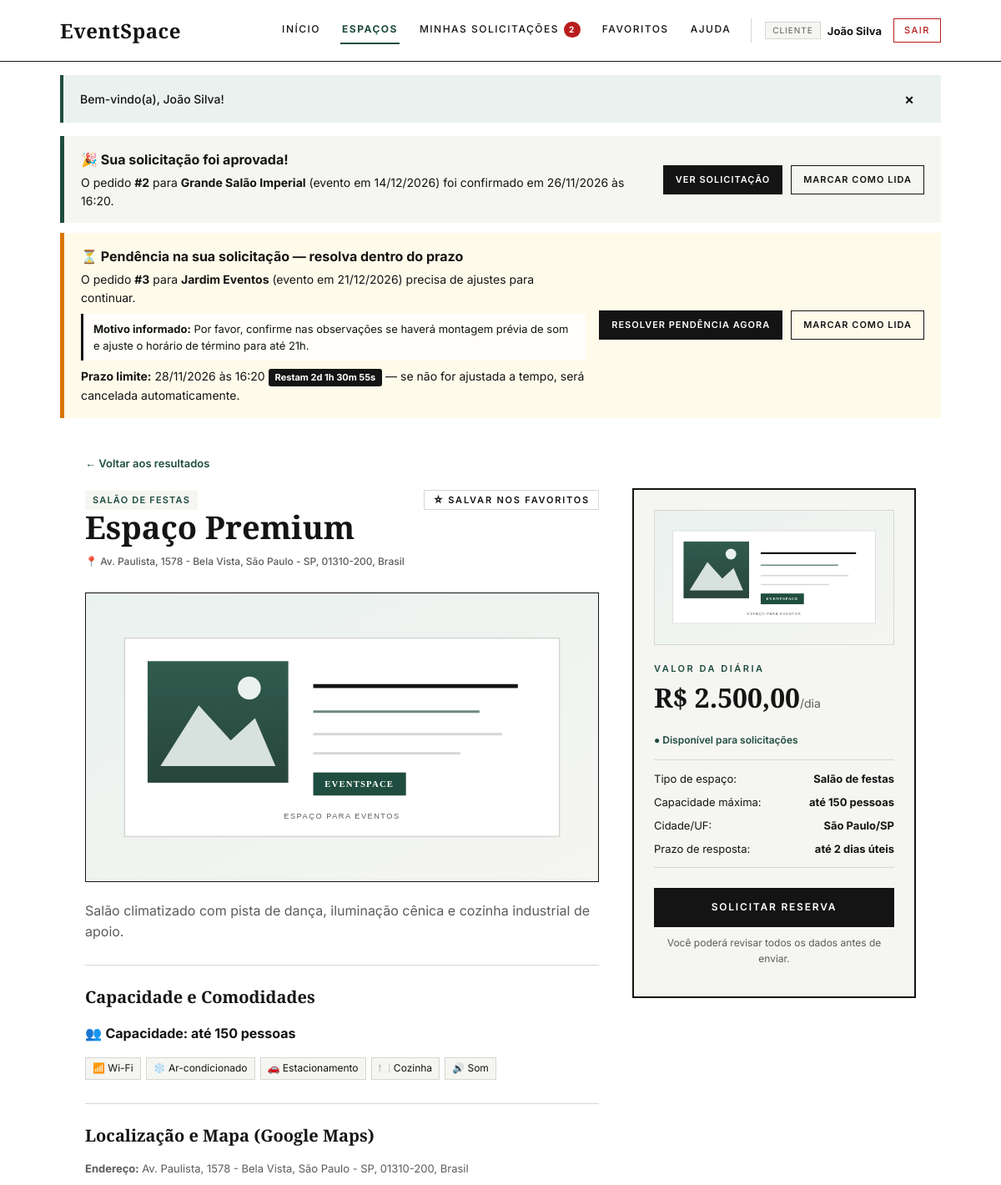
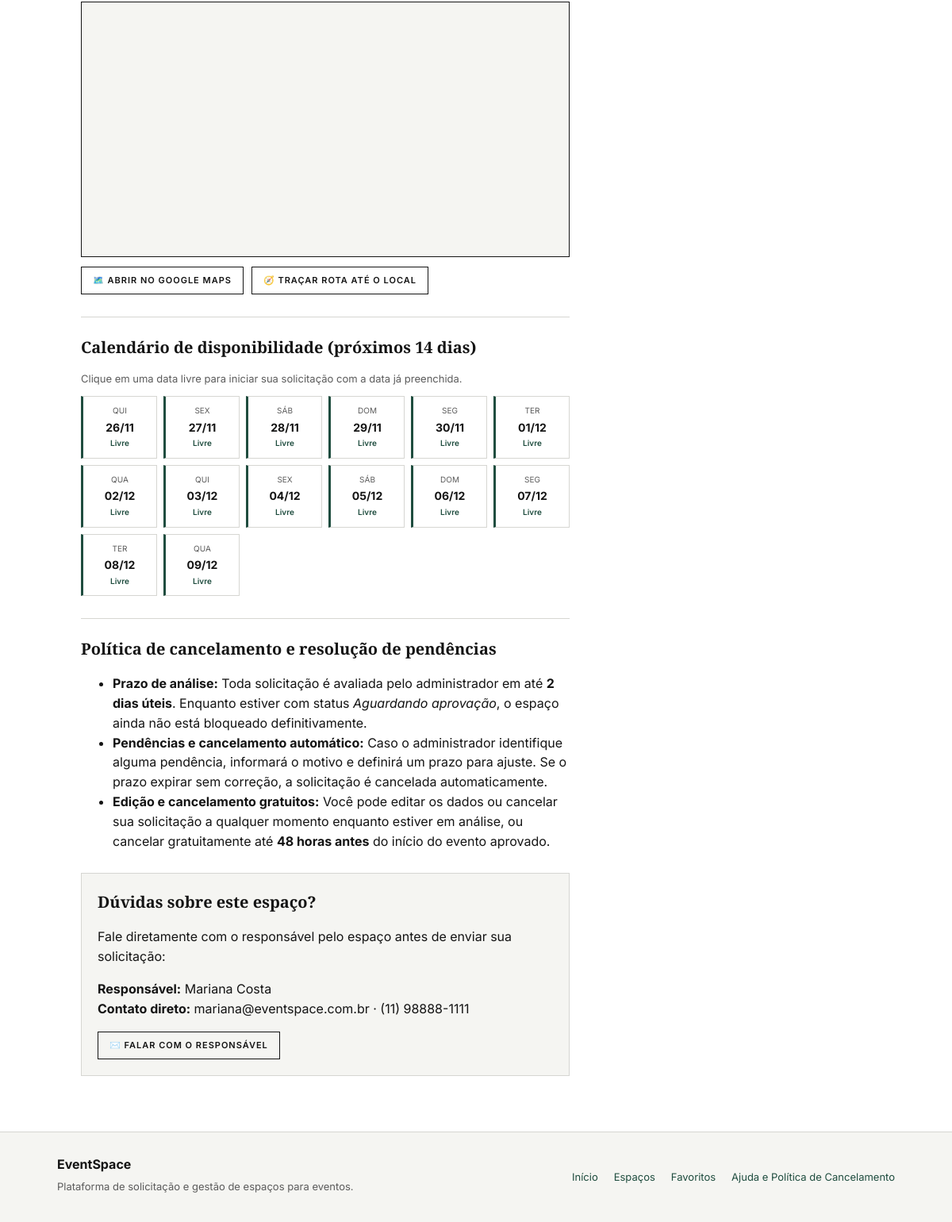
The app's page /espacos/detalhes?id=1 (signed in) with its own data (2 pictures, top to bottom).
### tables this page shows
CREATE TABLE reservas (
  id INT AUTO_INCREMENT PRIMARY KEY,
  espaco_id INT NOT NULL,
  cliente_id INT NOT NULL,
  data_evento DATE NOT NULL,
  hora_inicio TIME NOT NULL,
  hora_fim TIME NOT NULL,
  tipo_evento VARCHAR(60) NOT NULL,
  qtd_pessoas INT NOT NULL,
  observacoes TEXT,
  status ENUM('PENDENTE','APROVADA','REJEITADA','CANCELADA','CONCLUIDA') NOT NULL DEFAULT 'PENDENTE',
  data_solicitacao DATETIME NOT NULL DEFAULT CURRENT_TIMESTAMP,
  data_atualizacao DATETIME NULL DEFAULT NULL,
  notificado TINYINT(1) NOT NULL DEFAULT 1,
  motivo_recusa TEXT NULL DEFAULT NULL,
  prazo_resolucao DATETIME NULL DEFAULT NULL,
  cancelada_automaticamente TINYINT(1) NOT NULL DEFAULT 0,
  motivo_cancelamento TEXT NULL DEFAULT NULL,
  reenviada TINYINT(1) NOT NULL DEFAULT 0,
  FOREIGN KEY (espaco_id) REFERENCES espacos(id),
  FOREIGN KEY (cliente_id) REFERENCES usuarios(id)
);

CREATE TABLE espacos (
  id INT AUTO_INCREMENT PRIMARY KEY,
  nome VARCHAR(100) NOT NULL,
  tipo VARCHAR(50) NOT NULL,
  descricao TEXT,
  comodidades VARCHAR(255),
  capacidade INT NOT NULL,
  preco DECIMAL(10,2) NOT NULL,
  disponivel TINYINT(1) NOT NULL DEFAULT 1,
  responsavel_nome VARCHAR(100) DEFAULT 'Coordenação EventSpace',
  responsavel_contato VARCHAR(100) DEFAULT 'contato@eventspace.com.br · (11) 99999-0000',
  imagem_url VARCHAR(500) NULL DEFAULT NULL,
  imagem_credito VARCHAR(255) NULL DEFAULT NULL,
  galeria_imagens TEXT NULL DEFAULT NULL,
  endereco VARCHAR(255) NULL DEFAULT NULL,
  cidade VARCHAR(100) NOT NULL DEFAULT 'São Paulo',
  estado VARCHAR(2) NOT NULL DEFAULT 'SP',
  cep VARCHAR(15) NULL DEFAULT NULL,
  latitude DECIMAL(10,7) NULL DEFAULT NULL,
  longitude DECIMAL(10,7) NULL DEFAULT NULL
);

### app/Views/espacos/detalhes.php (the view, shortened to what the rows shown need)
<div class="layout-detalhes">
  <section class="detalhe-principal">
    <div class="cabecalho-detalhe">
      <div>
        <span class="tag-tipo"><?= e($e['tipo']) ?></span>
        <h1 class="menor"><?= e($e['nome']) ?></h1>
        <p class="card-localizacao">📍 <?= e($enderecoCompleto) ?></p>
      </div>
      <form method="post" action="<?= url('favoritos') ?>">
      </form>
    </div>
    <div class="galeria-espaco" aria-label="Galeria de fotos do espaço">
      <div class="galeria-principal">
      </div>
    </div>
    <p class="lead largo-texto"><?= e($e['descricao']) ?></p>
    <div class="bloco-secao">
      <h2>Capacidade e Comodidades</h2>
      <p class="destaque-capacidade">👥 <strong><?= capacidadeTexto($e['capacidade']) ?></strong></p>
      <?= renderChipsComodidades($e['comodidades']) ?>
    </div>
    <div class="bloco-secao">
      <h2>Localização e Mapa (Google Maps)</h2>
      <p class="nota"><strong>Endereço:</strong> <?= e($enderecoCompleto) ?></p>
      <div class="mapa-container">
      </div>
      <div class="mapa-rodape-acoes">
      </div>
    </div>
    <div class="bloco-secao">
      <h2>Calendário de disponibilidade (próximos 14 dias)</h2>
      <p class="nota">Clique em uma data livre para iniciar sua solicitação com a data já preenchida.</p>
      <div class="grade-calendario-mini">
      </div>
    </div>
    <div class="bloco-secao">
      <h2>Política de cancelamento e resolução de pendências</h2>
      <ul class="lista-regras">
      </ul>
    </div>
    <div class="bloco-secao caixa-responsavel">
      <h2>Dúvidas sobre este espaço?</h2>
      <p>Fale diretamente com o responsável pelo espaço antes de enviar sua solicitação:</p>
      <p>
        <strong>Responsável:</strong> <?= e($e['responsavel_nome'] ?? 'Coordenação EventSpace') ?><br>
        <strong>Contato direto:</strong> <?= e($e['responsavel_contato'] ?? 'contato@eventspace.com.br · (11) 99999-0000') ?>
      </p>
      <a class="botao secundario pequeno" href="mailto:contato@eventspace.com.br?subject=<?= rawurlencode('Dúvida sobre o espaço ' . $e['nome']) ?>">✉️ Falar com o responsável</a>
    </div>
  </section>
  <aside class="caixa-fixa-reserva" aria-label="Resumo e ação de reserva">
    <div class="preco-destaque">
      <span class="rotulo">Valor da diária</span>
      <strong><?= moeda($e['preco']) ?><small>/dia</small></strong>
    </div>
    <ul class="resumo-curto">
      <li><span>Tipo de espaço:</span> <strong><?= e($e['tipo']) ?></strong></li>
      <li><span>Capacidade máxima:</span> <strong>até <?= (int)$e['capacidade'] ?> pessoas</strong></li>
      <li><span>Cidade/UF:</span> <strong><?= e(($e['cidade'] ?? 'São Paulo') . '/' . ($e['estado'] ?? 'SP')) ?></strong></li>
    </ul>
  </aside>
</div>

### app/helpers.php (shortened to what the rows shown need)
<?php
function baseUrl(): string
{
    return defined('BASE_URL') ? (string)constant('BASE_URL') : '';
}
function url(string $path = ''): string
{
    $base = baseUrl();
    $path = ltrim($path, '/');
    return $base . ($path !== '' ? '/' . $path : ($base !== '' ? '/' : '/'));
}
function asset(string $path): string
{
    return baseUrl() . '/assets/' . ltrim($path, '/');
}
function e(mixed $s): string
{
    return htmlspecialchars(is_scalar($s) ? (string)$s : '', ENT_QUOTES, 'UTF-8');
}
function inteiroEntrada(array $dados, string $chave): int
{
    $valor = $dados[$chave] ?? 0;
    return is_scalar($valor) ? (int)$valor : 0;
}
function moeda(mixed $v): string
{
    return 'R$ ' . number_format((float)$v, 2, ',', '.');
}
function dataBR(?string $d): string
{
    $ts = strtotime($d);
    return $ts !== false ? date('d/m/Y', $ts) : '—';
}
function dataHoraBR(?string $d): string
{
    $ts = strtotime($d);
    return $ts !== false ? date('d/m/Y \à\s H:i', $ts) : '';
}
function dataHoraIso(?string $d): string
{
    $ts = strtotime($d);
    return $ts !== false ? date('c', $ts) : '';
}
function capacidadeTexto(mixed $cap): string
{
    return 'Capacidade: até ' . (int)$cap . ' pessoas';
}
function usuarioLogado(): ?array
{
    return $_SESSION['usuario'] ?? null;
}
function temPrazoAtivo(array $reserva): bool
{
    $ts = strtotime((string)$reserva['prazo_resolucao']);
    return $ts !== false && $ts > time();
}
function iconeComodidade(string $nome): string
{
    $n = mb_strtolower(trim($nome), 'UTF-8');
    if (str_contains($n, 'wi-fi') || str_contains($n, 'wifi')) return '📶';
    if (str_contains($n, 'ar-condicionado') || str_contains($n, 'climatiz')) return '❄️';
    if (str_contains($n, 'estacionamento')) return '🚗';
    if (str_contains($n, 'cozinha') || str_contains($n, 'café')) return '🍽️';
    if (str_contains($n, 'som')) return '🔊';
    return '✔️';
}
function renderChipsComodidades(?string $comodidadesStr, int $limite = 0): string
{
    $itens = array_filter(array_map('trim', explode(',', $comodidadesStr)));
    $out = '<div class="comodidades-lista">';
    foreach ($itens as $item) {
        $out .= '<span class="chip-comodidade">' . iconeComodidade($item) . ' ' . e($item) . '</span>';
    }
    $out .= '</div>';
    return $out;
}
function renderizarView(
    mysqli $conn,
    string $view,
    array $dados = [],
    string $titulo = '',
    string $itemMenuAtivo = ''
): void {
    $u = usuarioLogado();
    $notificacoes = [];
    if ($u && ($u['tipo'] ?? '') === 'cliente') {
        $notificacoes = obterNotificacoesCliente($conn, (int)$u['id']);
    }
    $caminhoView = __DIR__ . '/Views/' . ltrim($view, '/') . '.php';
    extract($dados, EXTR_SKIP);
    require $caminhoView;
    $conteudo = (string)ob_get_clean();
    require __DIR__ . '/Views/layout.php';
}

### app/Views/layout.php (shortened to what the rows shown need)
<!DOCTYPE html>
<html lang="pt-BR">
<head>
  <link rel="stylesheet" href="<?= asset('css/style.css') ?>">
</head>
<body data-base-url="<?= e(baseUrl()) ?>">
  <?php if (!empty($notificacoes)): ?>
    <section class="painel-notificacoes" aria-label="Notificações de solicitações">
      <?php foreach ($notificacoes as $n):
          $temPendencia = ($n['status'] === 'REJEITADA' && temPrazoAtivo($n));
          $ehAutoCancel = ($n['status'] === 'CANCELADA' && !empty($n['cancelada_automaticamente']));
          $classeBorda = $temPendencia ? 'PENDENCIA' : ($ehAutoCancel ? 'CANCELADA' : $n['status']);
      ?>
        <div class="alerta-notificacao status-borda-<?= e($classeBorda) ?>">
          <div class="alerta-notificacao-corpo">
            <?php if ($n['status'] === 'APROVADA'): ?>
              <strong>🎉 Sua solicitação foi aprovada!</strong>
              <p>
                O pedido <strong>#<?= (int)$n['id'] ?></strong> para <strong><?= e($n['espaco']) ?></strong>
                (evento em <?= dataBR($n['data_evento']) ?>) foi confirmado
                <?php if ($n['data_atualizacao']): ?>em <?= dataHoraBR($n['data_atualizacao']) ?><?php endif; ?>.
              </p>
            <?php elseif ($temPendencia): ?>
              <strong>⏳ Pendência na sua solicitação — resolva dentro do prazo</strong>
              <p>
                O pedido <strong>#<?= (int)$n['id'] ?></strong> para <strong><?= e($n['espaco']) ?></strong>
                (evento em <?= dataBR($n['data_evento']) ?>) precisa de ajustes para continuar.
              </p>
              <?php if (!empty($n['motivo_recusa'])): ?>
                <div class="notificacao-motivo">
                  <strong>Motivo informado:</strong> <?= e($n['motivo_recusa']) ?>
                </div>
              <?php endif; ?>
              <p class="notificacao-prazo">
                <strong>Prazo limite:</strong> <?= dataHoraBR($n['prazo_resolucao']) ?>
                <span class="badge-prazo-contador" data-countdown-iso="<?= e(dataHoraIso($n['prazo_resolucao'])) ?>">
                </span>
                — se não for ajustada a tempo, será cancelada automaticamente.
              </p>
            <?php endif; ?>
          </div>
          <div class="acoes-notificacao">
            <?php if ($temPendencia): ?>
              <a class="botao pequeno" href="<?= url('reservas/solicitar?editar=' . (int)$n['id'] . '&dispensar_notif=' . (int)$n['id']) ?>">Resolver pendência agora</a>
            <?php elseif ($ehAutoCancel): ?>
              <a class="botao pequeno" href="<?= url('reservas/minhas?aba=historico&dispensar_notif=' . (int)$n['id']) ?>">Ver histórico</a>
            <?php else: ?>
              <a class="botao pequeno" href="<?= url('reservas/minhas?dispensar_notif=' . (int)$n['id']) ?>">Ver solicitação</a>
            <?php endif; ?>
            <a class="botao pequeno secundario" href="?dispensar_notif=<?= (int)$n['id'] ?>">Marcar como lida</a>
          </div>
        </div>
      <?php endforeach; ?>
    </section>
  <?php endif; ?>
  <main class="pagina">
    <?= $conteudo ?? '' ?>
  </main>
</body>
</html>

### records on screen
reservas: id "2", espaco.nome "Grande Salão Imperial", data_evento "14/12/2026", data_atualizacao "26/11/2026 às 16:20"
reservas: id "3", espaco.nome "Jardim Eventos", data_evento "21/12/2026", motivo_recusa "Por favor, confirme nas observações se haverá montagem prévia de som e ajuste o horário de término para até 21h.", prazo_resolucao "28/11/2026 às 16:20"
espacos: tipo "SALÃO DE FESTAS", nome "Espaço Premium", descricao "Salão climatizado com pista de dança, iluminação cênica e cozinha industrial de apoio.", capacidade "Capacidade: até 150 pessoas", comodidades "📶", comodidades "Wi-Fi", comodidades "❄️", comodidades "Ar-condicionado", comodidades "🚗", comodidades "Estacionamento", comodidades "🍽️", comodidades "Cozinha", comodidades "🔊", comodidades "Som", responsavel_nome "Mariana Costa", responsavel_contato "mariana@eventspace.com.br · (11) 98888-1111", preco "R$ 2.500,00", tipo "Salão de festas", capacidade "150", cidade+estado "São Paulo/SP"

### other values on screen
count($notificacoes) "2"
$u['nome'] "João Silva"
$t['texto'] "Bem-vindo(a), João Silva!"
$enderecoCompleto "Av. Paulista, 1578 - Bela Vista, São Paulo - SP, 01310-200, Brasil"
$sem "QUI"
$diaBr "26/11"
$sem "SEX"
$diaBr "27/11"
$sem "SÁB"
$diaBr "28/11"
$sem "DOM"
$diaBr "29/11"
$sem "SEG"
$diaBr "30/11"
$sem "TER"
